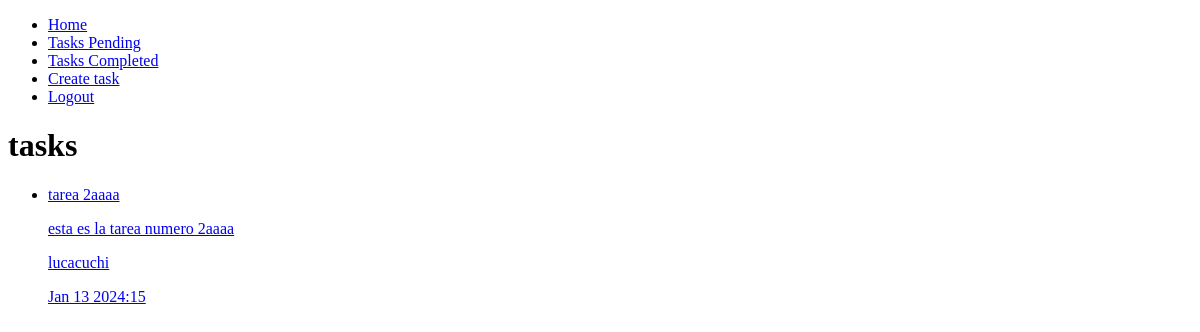
/tasks_completed/ (signed in), run on an earlier commit of the app's database.
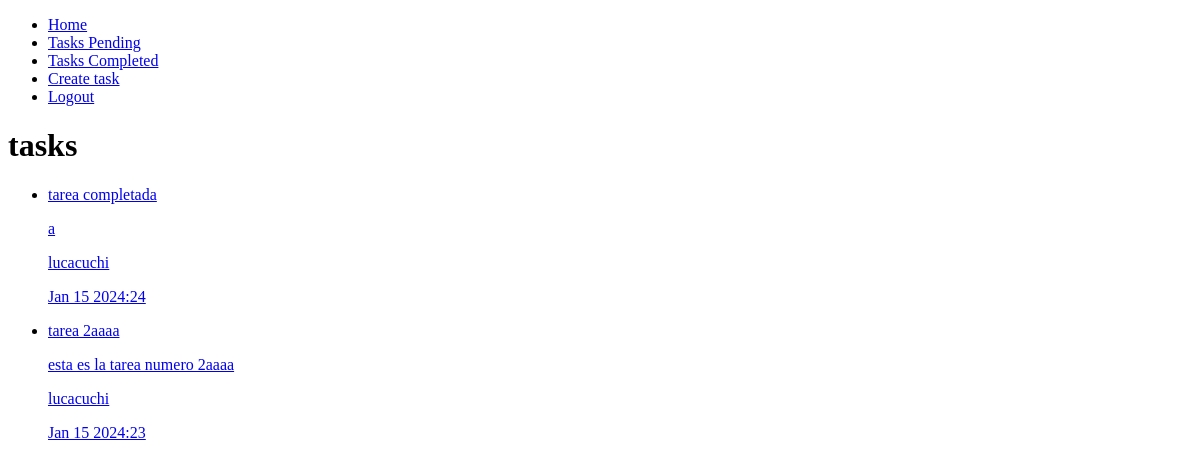
And on a later commit of the database.
### tasks/models.py (models this page shows, shortened)
class Task(models.Model):
    title = models.CharField(max_length=100)
    description = models.TextField(blank=True)
    created = models.DateTimeField(auto_now_add = True)
    date_completed = models.DateTimeField(null = True)
    important = models.BooleanField(default = False)
    user = models.ForeignKey(User, on_delete = models.CASCADE)

### tasks/views.py (the view)
# urls.py: path('tasks_completed/',views.tasks_completed, name='tasks_completed'),
@login_required
def tasks_completed(request):
    tasks = Task.objects.filter(user=request.user, date_completed__isnull=False).order_by('-date_completed')
    return render(request, 'tasks.html',{
        'tasks' : tasks
    })

### tasks/templates/tasks.html
{% extends 'base.html' %}
{% block content %}
<h1>tasks </h1>
<ul>
    {% for task in tasks%}
    <li>
        <a href="{% url 'task_detail' task.id %}">
            {% if task.important %}
                <strong>{{task.title}}</strong>
            {% else %}
                {{task.title}}
            {% endif %}
            <p>{{task.description}}</p>
            <p>{{task.user.username}}</p>
            <p>{{task.date_completed|date:'M j Y:i'}}</p>
        </a>
    </li>
    {% endfor %}
</ul>
{% endblock %}

What changed in the data, as far as the page shows it:
added Task: title "tarea completada", description "a", user.username "lucacuchi", date_completed "Jan 15 2024:24"
changed Task "tarea 2aaaa": date_completed "Jan 13 2024:15" → "Jan 15 2024:23"
